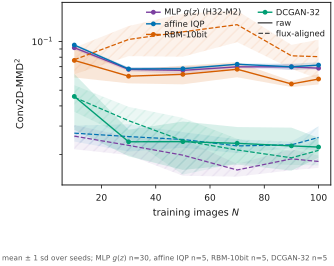

Reproduce this figure in Python.
# -*- coding: utf-8 -*-
"""figA_scaling_mlp -- the data-scaling panel with the MLP arm added to the three published
curves.  Solid = Conv2D-MMD^2, dashed = its flux-aligned variant, band = +- 1 sd over seeds.
The three published curves are read from results_seeds_scaling_v11.jsonl and not recomputed.
"""
from __future__ import annotations

import os
import re
import sys

import numpy as np
import matplotlib.pyplot as plt
from matplotlib.lines import Line2D

sys.path.insert(0, os.path.dirname(os.path.abspath(__file__)))
from _mlpsuite_common import EXP, COLOURS, read, is_snap, mean_sd, save   # noqa: E402

SCALE = os.path.join(EXP, "results_seeds_scaling_v11.jsonl")
SUITE = os.path.join(EXP, "results_seeds_mlp_suite.jsonl")
MLP_RE = re.compile(r"^IQP-mlpH(\d+)-M(\d+)-MMDflat-resample$")
NS = (10, 30, 50, 70, 90, 100)


def curve(rows, arm, key):
    xs, mu, sd = [], [], []
    for n in NS:
        vals = [r.get(key) for r in rows
                if r.get("arm") == arm and int(r.get("n_train", -1)) == n
                and r.get("class_name") is None]
        m, s, k = mean_sd(vals)
        if k:
            xs.append(n); mu.append(m); sd.append(s)
    return np.asarray(xs), np.asarray(mu), np.asarray(sd)


def main():
    pub = read(SCALE)
    suite = [r for r in read(SUITE) if not is_snap(r.get("arm"))]
    counts = {}
    for r in suite:
        m = MLP_RE.match(str(r.get("arm") or ""))
        if m and int(r.get("n_train", -1)) in NS and r.get("class_name") is None:
            counts[r["arm"]] = counts.get(r["arm"], 0) + 1
    mlp_arm = max(counts, key=counts.get) if counts else None
    series = [("affine IQP", pub, "IQP-affine-M4-MMDflat-resample", COLOURS["affine"]),
              ("RBM-10bit", pub, "RBM-10bit", COLOURS["rbm"]),
              ("DCGAN-32", pub, "DCGAN-32", COLOURS["dcgan"])]
    if mlp_arm:
        series.insert(0, ("MLP $g(z)$ (%s)" % mlp_arm.replace("IQP-mlp", "").replace("-MMDflat-resample", ""),
                          suite, mlp_arm, COLOURS["mlp"]))
    fig, ax = plt.subplots(figsize=(3.4, 2.4))
    nseeds = []
    for label, rows, arm, col in series:
        x, m, s = curve(rows, arm, "conv_mmd2")
        if x.size == 0:
            print("[figA] no points for %s" % arm)
            continue
        ax.plot(x, m, "-o", ms=2.5, lw=1.0, color=col, label=label)
        ax.fill_between(x, m - s, m + s, color=col, alpha=0.15, lw=0)
        xa, ma, sa = curve(rows, arm, "conv_mmd2_aligned")
        if xa.size:
            ax.plot(xa, ma, "--", lw=0.9, color=col)
            ax.fill_between(xa, ma - sa, ma + sa, color=col, alpha=0.08, lw=0, hatch="///")
        nseeds.append("%s n=%d" % (label.split(" (")[0], len(
            [r for r in rows if r.get("arm") == arm and int(r.get("n_train", -1)) == x[-1]])))
    ax.set_xlabel("training images $N$")
    ax.set_ylabel("Conv2D-MMD$^2$")
    ax.set_yscale("log")
    handles, labels = ax.get_legend_handles_labels()
    handles += [Line2D([], [], color="0.3", lw=1.0, ls="-"),
                Line2D([], [], color="0.3", lw=0.9, ls="--")]
    labels += ["raw", "flux-aligned"]
    ax.legend(handles, labels, loc="upper right", frameon=False, ncol=2)
    fig.text(0.0, -0.12, "mean $\\pm$ 1 sd over seeds; " + ", ".join(nseeds), fontsize=5.2,
             color="0.35")
    fig.tight_layout()
    save(fig, "figA_scaling_mlp")
    print("[figA] MLP arm: %s" % mlp_arm)
    return 0


if __name__ == "__main__":
    raise SystemExit(main())
